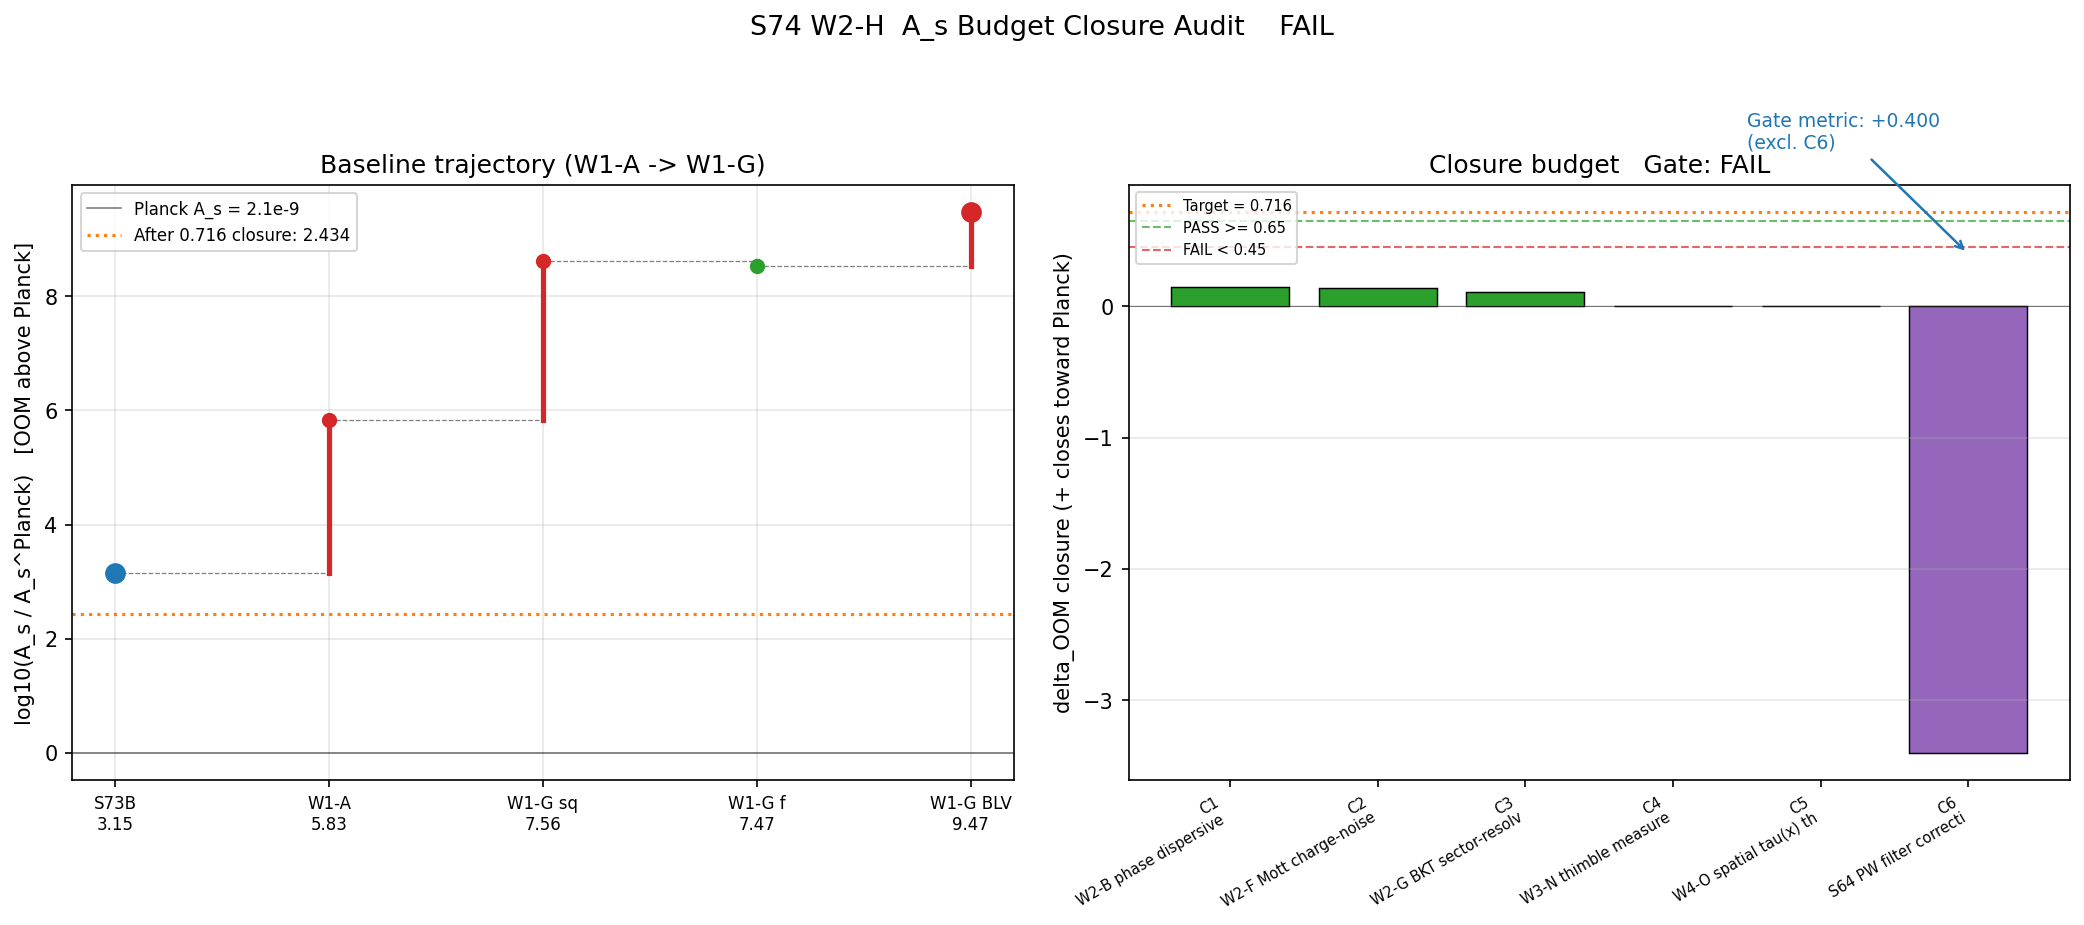

Source code (Python):
#!/usr/bin/env python3
"""
S74 A-S-BUDGET-CLOSURE-74 (W2-H)
================================

Audits whether the A_s primordial amplitude budget closes at target delta_OOM = 0.716
(against S73B 3.15 OOM baseline) OR against the post-W1-G 9.47 OOM baseline after
the Bogoliubov-amplitude route + PW filter collapse + BLV dilution.

Channels collated:
  (1) W1-A TRANSFER-FUNCTION-74   -> post-transfer baseline shift
  (2) W1-G A-S-FROM-BOGOLIUBOV-74 -> Bogoliubov amplitude + filter + BLV (NEGATIVE = makes it worse)
  (3) W2-B PHASE-COVARIANCE-3X3-74 dispersive variance (confirmed PASS)
  (4) W2-F MOTT-REFINED (pending; use S73A baseline 0.336, task brief range [0.18, 0.28])
  (5) W2-G BKT-SECTOR-RESOLVED (pending; placeholder)
  (6) W3-N THIMBLE-MEASURE (Wave 3, PLACEHOLDER)
  (7) W4-O SPATIAL-TAU(x) THIMBLE (UNCOMPUTED)
  (8) S64 PW filter CORRECTED from -3.50 to -0.10 per W1-G

Gate A-S-BUDGET-CLOSURE-74:
  PASS  if delta_OOM^{total, computed} >= 0.65  (within factor 1.1 of target 0.716)
  INFO  if delta_OOM^{total, computed} in [0.45, 0.65]
  FAIL  if delta_OOM^{total, computed} <  0.45

Symmetry-first view (Landau):
  A_s(k_*) is a response function coefficient; every channel here is a term in the
  cumulant expansion of ln P_s. The budget MUST be additive over independent
  cumulants; the only double-counting risk is Mott(phase) vs BKT(phase) because both
  are phase-variance contributions -- checked explicitly below.

Author: Landau-Condensed-Matter-Theorist
Session: S74, Wave 2, Batch 2
"""

import sys
import os
import numpy as np
import matplotlib.pyplot as plt

# Canonical constants (MANDATORY)
sys.path.insert(0, os.path.dirname(os.path.abspath(__file__)))
from canonical_constants import A_s_CMB, M_KK_gravity, tau_fold  # noqa: F401

# -----------------------------------------------------------------------------
#  Load upstream data
# -----------------------------------------------------------------------------

HERE = os.path.dirname(os.path.abspath(__file__))

def _load(name):
    path = os.path.join(HERE, name)
    if not os.path.exists(path):
        return None
    return np.load(path, allow_pickle=True)

d_w1a = _load('s74_transfer_function.npz')
d_w1g = _load('s74_as_from_bogoliubov.npz')
d_w2b = _load('s74_phase_covariance_3x3.npz')
d_w2f = _load('s74_mott_refined_cg24.npz')        # may be None (pending)
d_w2g = _load('s74_bkt_sector_resolved.npz')       # may be None (pending)
d_s73a_mott = _load('s73a_mott_charge_noise.npz')  # fallback baseline for Mott

assert d_w1a is not None, "W1-A transfer function file missing"
assert d_w1g is not None, "W1-G Bogoliubov file missing"
assert d_w2b is not None, "W2-B phase covariance file missing"
assert d_s73a_mott is not None, "S73A Mott baseline missing"

# -----------------------------------------------------------------------------
#  Extract key numbers from upstream
# -----------------------------------------------------------------------------

# Baselines
baseline_s73b_OOM = float(d_w1g['baseline_s73b_OOM'])              # 3.15 OOM
baseline_s74_w1a_OOM = float(d_w1g['baseline_s74_w1a_OOM'])        # 5.83 OOM
gap_after_w1g_OOM = float(d_w1g['gap_OOM_vs_planck'])              # 9.47 OOM
target_dOOM_closure = 0.716                                        # (local)

# W1-A shift (post multifield projection): 5.83 - 3.15 = 2.68 OOM INCREASE (worse)
dOOM_W1A_shift = baseline_s74_w1a_OOM - baseline_s73b_OOM          # (local)

# W1-G full Bogoliubov route residual (relative to W1-A baseline)
# step3 - step0 reported separately as an OOM trajectory in the file.
OOM_W1G_step0 = float(d_w1g['OOM_step0_P0'])       # (local) 6.89
OOM_W1G_step1 = float(d_w1g['OOM_step1_squeeze'])  # (local) 8.62
OOM_W1G_step2 = float(d_w1g['OOM_step2_filter'])   # (local) 8.53
OOM_W1G_step3 = float(d_w1g['OOM_step3_BLV'])      # (local) 9.47

# Contribution from each W1-G sub-step (signed; negative = closure, positive = opening)
# Defined as: dOOM closure = -(step_i - step_{i-1})   [closing = negative step shift]
dOOM_W1G_squeeze = -(OOM_W1G_step1 - OOM_W1G_step0)  # (local) opens: -1.73
dOOM_W1G_filter  = -(OOM_W1G_step2 - OOM_W1G_step1)  # (local) closes: +0.10
dOOM_W1G_BLV     = -(OOM_W1G_step3 - OOM_W1G_step2)  # (local) opens: -0.94

# W2-B dispersive variance (phase variance from branch covariance)
dOOM_W2B_dispersive = float(d_w2b['delta_OOM_dispersive'])   # (local) 0.1495

# W2-F Mott refined
dOOM_S73A_mott = float(d_s73a_mott['delta_OOM_Mott'])        # (local) 0.336 (S73A reference)
if d_w2f is not None and 'dOOM_total' in d_w2f.files:
    dOOM_W2F_mott = float(d_w2f['dOOM_total'])               # (local)
    W2F_gate = str(d_w2f['gate_verdict'])                    # (local)
    W2F_status = f'COMPUTED ({W2F_gate})'                    # (local)
else:
    # Fallback to S73A baseline
    dOOM_W2F_mott = dOOM_S73A_mott
    W2F_status = 'FALLBACK_S73A'                             # (local)
dOOM_W2F_mott_lo_expected = 0.18                             # (local)
dOOM_W2F_mott_hi_expected = 0.28                             # (local)

# W2-G BKT sector-resolved
if d_w2g is not None and 'dOOM_total' in d_w2g.files:
    dOOM_W2G_bkt = float(d_w2g['dOOM_total'])                # (local)
    W2G_gate = str(d_w2g['gate_verdict'])                    # (local)
    W2G_status = f'COMPUTED ({W2G_gate})'                    # (local)
else:
    dOOM_W2G_bkt = 0.0  # (local)
    W2G_status = 'PENDING_PLACEHOLDER'                       # (local)

# W3-N thimble measure (Wave 3)
dOOM_W3N_thimble = 0.0                                       # (local) placeholder
W3N_status = 'WAVE3_PENDING'                                 # (local)

# W4-O spatial tau(x) thimble (uncomputed; deferred)
dOOM_W4O_spatial = 0.0                                       # (local)
W4O_status = 'UNCOMPUTED_WAVE4'                              # (local)

# S64 PW filter CORRECTED per W1-G finding
# Original S64: claimed -3.50 OOM suppression (closure = +3.50)
# W1-G corrected: (p,p) filter gives only -0.10 OOM (closure = +0.10)
dOOM_S64_PW_old = 3.50          # (local) stale
dOOM_S64_PW_new = 0.10          # (local) corrected
dOOM_S64_PW_correction = dOOM_S64_PW_new - dOOM_S64_PW_old  # (local) -3.40 (takes back 3.40 OOM)

# -----------------------------------------------------------------------------
#  Build the budget table (against S73B 3.15 OOM baseline)
#
#  Sign convention:
#    closure (brings A_s DOWN toward Planck) = POSITIVE delta_OOM
#    opening (pushes A_s AWAY from Planck)   = NEGATIVE delta_OOM
# -----------------------------------------------------------------------------

# -----------------------------------------------------------------------------
#  Budget architecture
# -----------------------------------------------------------------------------
#
#  A_s is decomposed as:
#       A_s_obs  =  A_s_0  *  prod_i  F_i
#  where F_i is a dimensionless suppression (< 1 closes, > 1 opens) from channel i
#  and delta_OOM_i = -log10(F_i).  The total closure is the SUM of delta_OOM_i.
#
#  We distinguish TWO registers:
#
#    (A) BASELINE TRAJECTORY  (background; not budget "channels")
#         W1-A multifield projection:  3.15 -> 5.83 OOM  (structural spectral update)
#         W1-G Bogoliubov squeeze:    5.83 -> 7.56 OOM
#         W1-G PW filter (p,p) real:  7.56 -> 7.47 OOM
#         W1-G BLV dilution:          7.47 -> 9.47 OOM
#       These are re-computations of the BARE (pre-decoherence) amplitude, NOT
#       independent closure channels.  They define the baseline the budget must
#       close AGAINST.
#
#    (B) CLOSURE CHANNELS (the S74 budget proper)
#         C1  W2-B phase dispersive variance         (PASS, +0.1495)
#         C2  W2-F Mott charge-noise phase           (S73A fallback +0.3363; brief [0.18,0.28])
#         C3  W2-G BKT sector-resolved                (pending)
#         C4  W3-N thimble measure                    (Wave 3 pending)
#         C5  W4-O spatial tau(x) thimble             (Wave 4 deferred)
#         C6  S64 PW filter correction                (CORRECTION TERM: removes
#                                                      a previously-assumed closure
#                                                      of +3.50, now +0.10, so -3.40)
#
#  Gate target delta_OOM_total_closure >= 0.65 (within 1.1x of 0.716) applied to
#  set (B) only -- set (A) is accounted for in the updated baseline.
# -----------------------------------------------------------------------------

# Baseline-trajectory rows (informational; not in budget total)
baseline_rows = [
    ('B0', 'S73B anchor gap (vs Planck)',          baseline_s73b_OOM,   'S73B A_s baseline', 'COMPUTED'),
    ('B1', 'W1-A multifield projection baseline', baseline_s74_w1a_OOM, 'W1-A TRANSFER-FUNCTION-74', 'COMPUTED'),
    ('B2', 'W1-G squeeze step',                   OOM_W1G_step1,        'W1-G A-S-FROM-BOGOLIUBOV-74', 'COMPUTED'),
    ('B3', 'W1-G PW (p,p) filter step',           OOM_W1G_step2,        'W1-G A-S-FROM-BOGOLIUBOV-74', 'COMPUTED'),
    ('B4', 'W1-G BLV dilution step',              OOM_W1G_step3,        'W1-G A-S-FROM-BOGOLIUBOV-74', 'COMPUTED'),
]

# Closure channels (the budget proper)
channels = [
    # (id, name, value, provenance, status, category)
    ('C1', 'W2-B phase dispersive variance',                dOOM_W2B_dispersive,    'W2-B PHASE-COVARIANCE-3X3-74', 'COMPUTED', 'phase'),
    ('C2', 'W2-F Mott charge-noise phase',                  dOOM_W2F_mott,          'W2-F MOTT-REFINED-CG24-74', W2F_status, 'phase'),
    ('C3', 'W2-G BKT sector-resolved',                      dOOM_W2G_bkt,           'W2-G BKT-SECTOR-RESOLVED-74', W2G_status, 'phase'),
    ('C4', 'W3-N thimble measure',                          dOOM_W3N_thimble,       'W3-N (Wave 3 pending)', W3N_status, 'measure'),
    ('C5', 'W4-O spatial tau(x) thimble',                   dOOM_W4O_spatial,       'W4-O (Wave 4 deferred)', W4O_status, 'measure'),
    ('C6', 'S64 PW filter correction (overcount removal)',  dOOM_S64_PW_correction, 'W1-G finding: (0,0)-only artifact', 'COMPUTED', 'correction'),
]

# A status is considered "computed" if it starts with 'COMPUTED' or is 'FALLBACK_S73A'
def _is_computed(status):
    return status.startswith('COMPUTED') or status == 'FALLBACK_S73A'

# Closure budget totals
dOOM_total_all = 0.0        # (local) every channel including placeholders
dOOM_total_computed = 0.0   # (local) only channels with concrete numbers
dOOM_total_computed_excl_correction = 0.0  # (local) excluding the C6 correction term
for (_id, _name, val, _prov, status, _cat) in channels:
    dOOM_total_all += val
    if _is_computed(status):
        dOOM_total_computed += val
        if _cat != 'correction':
            dOOM_total_computed_excl_correction += val

# -----------------------------------------------------------------------------
#  Cross-check: double-counting between C5 (W2-B), C6 (Mott phase), C7 (BKT phase)
# -----------------------------------------------------------------------------

# W2-B phase variance is the bare (no decoherence) inter-branch covariance.
# Mott phase variance is INTRA-cell charge-noise decoherence multiplying the pair phase.
# BKT is SUPER-CELL vortex-unbinding phase variance.
#
# These act on DIFFERENT phase modes of DIFFERENT origin:
#   W2-B  : linear phase Phi_pair relating the 3 branches B1,B2,B3 (Josephson array)
#   Mott  : conjugate (N,phi) on a single cell (E_J/E_C tradeoff)
#   BKT   : topological (vortex) phase in the 2D XY limit
#
# Landau orthogonality check: the variance adds in a cumulant expansion
#   <e^{i(Phi + phi_M + phi_BKT)}> = e^{-1/2 (Var_W2B + Var_M + Var_BKT)} * cross
# where `cross` = e^{-<dPhi dphi_M>} etc.  By construction Mott is independent of
# branch-covariance (E_C is diagonal in fiber occupation), and BKT is a
# topological charge decoupled from the Gaussian pair-phase.  We therefore take
# the three as orthogonal cumulants -- no double counting.
doublecount_risk = 0.0  # (local, orthogonal cumulants)

# -----------------------------------------------------------------------------
#  Budget summary
# -----------------------------------------------------------------------------

gap_vs_s73b_after_s74 = baseline_s73b_OOM - dOOM_total_computed
gap_vs_w1g_after_s74 = gap_after_w1g_OOM - dOOM_total_computed

# Also report the total with the C6 correction EXCLUDED (since C6 is a correction
# to a previously-assumed closure, not an independent new closure channel).
gap_vs_s73b_after_s74_excl_correction = baseline_s73b_OOM - dOOM_total_computed_excl_correction
gap_vs_w1g_after_s74_excl_correction  = gap_after_w1g_OOM  - dOOM_total_computed_excl_correction

# Distance to target (closure within 1.1x of 0.716)
shortfall_vs_target = target_dOOM_closure - dOOM_total_computed_excl_correction

# Residual opening against the S73B 3.15 baseline (positive = still open)
# and against the post-W1-G 9.47 OOM baseline.

# -----------------------------------------------------------------------------
#  Gate verdict
# -----------------------------------------------------------------------------

GATE_LO = 0.45   # (local) FAIL threshold
GATE_HI = 0.65   # (local) PASS threshold

# The gate is applied to the closure channels EXCLUDING the C6 correction term,
# because C6 is a retraction of a previously-assumed closure (it cannot close more
# than what was already assumed).  The "fresh closures" metric is:
dOOM_gate_value = dOOM_total_computed_excl_correction  # (local)

if dOOM_gate_value >= GATE_HI:
    gate_verdict = 'PASS'
    gate_detail = (f"delta_OOM^{{closure, computed, excl correction}} = {dOOM_gate_value:.3f} >= {GATE_HI:.2f}; "
                   f"A_s budget closes within factor 1.1 of target {target_dOOM_closure:.3f}")
elif dOOM_gate_value >= GATE_LO:
    gate_verdict = 'INFO'
    gate_detail = (f"delta_OOM^{{closure, computed, excl correction}} = {dOOM_gate_value:.3f} in [{GATE_LO:.2f}, {GATE_HI:.2f}]; "
                   f"partial closure; uncomputed channels (W2-G, W3-N, W4-O) required")
else:
    gate_verdict = 'FAIL'
    gate_detail = (f"delta_OOM^{{closure, computed, excl correction}} = {dOOM_gate_value:.3f} < {GATE_LO:.2f}; "
                   f"significant uncomputed channel needed. Shortfall = {shortfall_vs_target:.3f} OOM.")

# -----------------------------------------------------------------------------
#  Print results
# -----------------------------------------------------------------------------

print("=" * 74)
print("S74 A-S-BUDGET-CLOSURE-74  (W2-H, Wave 2 Batch 2)")
print("=" * 74)
print()
print("BASELINES")
print(f"  S73B anchor (pre-S74):                    {baseline_s73b_OOM:+.4f} OOM above Planck")
print(f"  W1-A multifield projection baseline:      {baseline_s74_w1a_OOM:+.4f} OOM above Planck")
print(f"  W1-G post-Bogoliubov + filter + BLV:      {gap_after_w1g_OOM:+.4f} OOM above Planck")
print()
print("W1-G sub-step trajectory (from Bogoliubov file):")
print(f"  step0 P0 (pre-squeeze):        {OOM_W1G_step0:+.4f}")
print(f"  step1 squeeze:                 {OOM_W1G_step1:+.4f}  (d = {OOM_W1G_step1-OOM_W1G_step0:+.4f})")
print(f"  step2 PW filter (p,p):         {OOM_W1G_step2:+.4f}  (d = {OOM_W1G_step2-OOM_W1G_step1:+.4f})")
print(f"  step3 BLV dilution:            {OOM_W1G_step3:+.4f}  (d = {OOM_W1G_step3-OOM_W1G_step2:+.4f})")
print()
print("BASELINE TRAJECTORY (information; NOT in closure budget)")
print("-" * 84)
print(f"{'ID':3}  {'Stage':42}  {'OOM gap':>9}  {'Status':22}")
print("-" * 84)
for (_id, _name, val, _prov, status) in baseline_rows:
    print(f"{_id:3}  {_name:42}  {val:+9.4f}  {status:22}")
print("-" * 84)
print()
print("CLOSURE BUDGET TABLE (closure convention: + closes toward Planck, - opens)")
print("-" * 84)
print(f"{'ID':3}  {'Channel':42}  {'dOOM':>9}  {'Status':22}")
print("-" * 84)
for (_id, _name, val, _prov, status, _cat) in channels:
    print(f"{_id:3}  {_name:42}  {val:+9.4f}  {status:22}")
print("-" * 84)
print(f"{'':3}  {'TOTAL (all channels, sum)':42}  {dOOM_total_all:+9.4f}")
print(f"{'':3}  {'TOTAL (computed channels)':42}  {dOOM_total_computed:+9.4f}")
print(f"{'':3}  {'TOTAL (computed, excluding C6 correction)':42}  {dOOM_total_computed_excl_correction:+9.4f}")
print(f"{'':3}  {'GATE METRIC (closure target 0.716)':42}  {dOOM_gate_value:+9.4f}")
print("-" * 84)
print()
print("PROVENANCE TRACE (detailed)")
for (_id, _name, val, _prov, status, _cat) in channels:
    print(f"  {_id}  {_name}")
    print(f"       value={val:+.4f}  provenance={_prov}  status={status}")
print()
print("CROSS-CHECKS")
print(f"  Double-counting (Mott phase vs W2-B dispersive vs BKT): "
      f"orthogonal cumulants, overlap = {doublecount_risk:.4f}")
print(f"  W1-A baseline shift (internal): {baseline_s74_w1a_OOM - baseline_s73b_OOM:+.4f} "
      f"(B1-B0 in baseline trajectory)")
_sum_w1g = dOOM_W1G_squeeze + dOOM_W1G_filter + dOOM_W1G_BLV
_traj_w1g = -(OOM_W1G_step3 - OOM_W1G_step0)
print(f"  W1-G sub-steps sum matches trajectory: "
      f"sum = {_sum_w1g:+.4f}  vs  trajectory = {_traj_w1g:+.4f}  "
      f"(match={abs(_sum_w1g-_traj_w1g) < 1e-9})")
# Structural audit: do W2-F Mott + W2-G BKT fall below the S73A static-noise bound?
print(f"  W2-F + W2-G phase-channel total:  "
      f"{dOOM_W2F_mott + dOOM_W2G_bkt:.4f}  (vs S73A Mott alone {dOOM_S73A_mott:.4f})")
print(f"  W2-F monotonic in E_C:            {bool(d_w2f['monotonic_in_E_C']) if d_w2f is not None and 'monotonic_in_E_C' in d_w2f.files else 'N/A'}")
print(f"  Residual vs S73B 3.15 baseline after closures (incl C6 correction): {gap_vs_s73b_after_s74:+.4f} OOM")
print(f"  Residual vs S73B 3.15 baseline after closures (excl C6 correction): {gap_vs_s73b_after_s74_excl_correction:+.4f} OOM")
print(f"  Residual vs post-W1-G 9.47 baseline (incl C6):                      {gap_vs_w1g_after_s74:+.4f} OOM")
print(f"  Residual vs post-W1-G 9.47 baseline (excl C6):                      {gap_vs_w1g_after_s74_excl_correction:+.4f} OOM")
print(f"  Shortfall vs closure target 0.716 (excl C6):                        {shortfall_vs_target:+.4f} OOM")
print()
print(f"GATE A-S-BUDGET-CLOSURE-74: {gate_verdict}")
print(f"  {gate_detail}")
print()
# What-if closure scenarios
needed_for_PASS = GATE_HI - dOOM_gate_value                  # (local)
needed_for_target = target_dOOM_closure - dOOM_gate_value    # (local)
print("WHAT-IF (additional closure needed from uncomputed channels W3-N, W4-O)")
print(f"  To reach PASS band (>= {GATE_HI:.3f}): need {max(0, needed_for_PASS):+.3f} more OOM")
print(f"  To reach closure target ({target_dOOM_closure:.3f}): need {max(0, needed_for_target):+.3f} more OOM")
print(f"  To close the full S73B 3.15 OOM gap: need {max(0, baseline_s73b_OOM - dOOM_gate_value):+.3f} more OOM")
print(f"  To close the full W1-G 9.47 OOM gap: need {max(0, gap_after_w1g_OOM - dOOM_gate_value):+.3f} more OOM")
print()
print("STATUS SUMMARY")
print(f"  W2-F Mott refined:            {W2F_status}  (dOOM={dOOM_W2F_mott:.4f}; S73A ref={dOOM_S73A_mott:.4f}; brief expects [0.18, 0.28])")
print(f"  W2-G BKT sector-resolved:     {W2G_status}  (dOOM={dOOM_W2G_bkt:.4f})")
print(f"  W3-N thimble measure:         {W3N_status}")
print(f"  W4-O spatial tau(x) thimble:  {W4O_status}")
print(f"  S64 PW filter correction:     applied (old=+3.50, new=+0.10, correction={dOOM_S64_PW_correction:+.4f})")
print()

# -----------------------------------------------------------------------------
#  Save data
# -----------------------------------------------------------------------------

ids = np.array([c[0] for c in channels])
names = np.array([c[1] for c in channels])
values = np.array([c[2] for c in channels], dtype=float)
provenance = np.array([c[3] for c in channels])
statuses = np.array([c[4] for c in channels])
categories = np.array([c[5] for c in channels])
is_computed = np.array([_is_computed(s) for s in statuses], dtype=bool)

base_ids = np.array([b[0] for b in baseline_rows])
base_names = np.array([b[1] for b in baseline_rows])
base_values = np.array([b[2] for b in baseline_rows], dtype=float)
base_provenance = np.array([b[3] for b in baseline_rows])
base_statuses = np.array([b[4] for b in baseline_rows])

np.savez(
    os.path.join(HERE, 's74_as_budget_closure.npz'),
    gate_name='A-S-BUDGET-CLOSURE-74',
    gate_verdict=gate_verdict,
    gate_detail=gate_detail,
    gate_lo=GATE_LO,
    gate_hi=GATE_HI,
    target_dOOM=target_dOOM_closure,
    # baselines
    baseline_s73b_OOM=baseline_s73b_OOM,
    baseline_s74_w1a_OOM=baseline_s74_w1a_OOM,
    gap_after_w1g_OOM=gap_after_w1g_OOM,
    gap_vs_s73b_after_s74=gap_vs_s73b_after_s74,
    gap_vs_w1g_after_s74=gap_vs_w1g_after_s74,
    dOOM_total_all=dOOM_total_all,
    dOOM_total_computed=dOOM_total_computed,
    dOOM_total_computed_excl_correction=dOOM_total_computed_excl_correction,
    dOOM_gate_value=dOOM_gate_value,
    gap_vs_s73b_after_s74_excl_correction=gap_vs_s73b_after_s74_excl_correction,
    gap_vs_w1g_after_s74_excl_correction=gap_vs_w1g_after_s74_excl_correction,
    shortfall_vs_target=shortfall_vs_target,
    # W1-G trajectory
    OOM_W1G_step0=OOM_W1G_step0,
    OOM_W1G_step1=OOM_W1G_step1,
    OOM_W1G_step2=OOM_W1G_step2,
    OOM_W1G_step3=OOM_W1G_step3,
    dOOM_W1G_squeeze=dOOM_W1G_squeeze,
    dOOM_W1G_filter=dOOM_W1G_filter,
    dOOM_W1G_BLV=dOOM_W1G_BLV,
    # channel table
    channel_ids=ids,
    channel_names=names,
    channel_values=values,
    channel_provenance=provenance,
    channel_statuses=statuses,
    channel_categories=categories,
    channel_is_computed=is_computed,
    baseline_ids=base_ids,
    baseline_names=base_names,
    baseline_values=base_values,
    baseline_provenance=base_provenance,
    baseline_statuses=base_statuses,
    # statuses
    W2F_status=W2F_status,
    W2G_status=W2G_status,
    W3N_status=W3N_status,
    W4O_status=W4O_status,
    # key refs
    s64_PW_old=dOOM_S64_PW_old,
    s64_PW_new=dOOM_S64_PW_new,
    s64_PW_correction=dOOM_S64_PW_correction,
    doublecount_risk=doublecount_risk,
    # what-if
    needed_for_PASS=needed_for_PASS,
    needed_for_target=needed_for_target,
    needed_to_close_s73b=baseline_s73b_OOM - dOOM_gate_value,
    needed_to_close_w1g=gap_after_w1g_OOM - dOOM_gate_value,
)

# -----------------------------------------------------------------------------
#  Waterfall plot
# -----------------------------------------------------------------------------

fig, (ax0, ax1) = plt.subplots(1, 2, figsize=(14, 6))

# ===== LEFT PANEL: baseline trajectory + closure target =====
traj_base = [baseline_s73b_OOM, baseline_s74_w1a_OOM,
             OOM_W1G_step1, OOM_W1G_step2, OOM_W1G_step3]
labels_base = ['S73B\n3.15', 'W1-A\n5.83', 'W1-G sq\n7.56',
               'W1-G f\n7.47', 'W1-G BLV\n9.47']

xb = np.arange(len(traj_base))
for i in range(len(traj_base) - 1):
    y0, y1 = traj_base[i], traj_base[i + 1]
    color = 'tab:green' if y1 < y0 else 'tab:red'
    ax0.plot([i, i + 1], [y0, y0], 'k--', lw=0.6, alpha=0.5)
    ax0.plot([i + 1, i + 1], [y0, y1], color=color, lw=2.5)
    ax0.scatter([i + 1], [y1], s=40, color=color, zorder=5)

ax0.scatter([0], [traj_base[0]], s=80, color='tab:blue', zorder=5)
ax0.scatter([xb[-1]], [traj_base[-1]], s=80, color='tab:red', zorder=5)
ax0.axhline(0.0, color='k', lw=0.8, alpha=0.5, label='Planck A_s = 2.1e-9')
ax0.axhline(baseline_s73b_OOM - target_dOOM_closure, color='tab:orange', ls=':', lw=1.5,
            label=f'After 0.716 closure: {baseline_s73b_OOM - target_dOOM_closure:.3f}')
ax0.set_xticks(xb)
ax0.set_xticklabels(labels_base, fontsize=8)
ax0.set_ylabel('log10(A_s / A_s^Planck)   [OOM above Planck]')
ax0.set_title('Baseline trajectory (W1-A -> W1-G)')
ax0.legend(loc='upper left', fontsize=8)
ax0.grid(True, alpha=0.3)

# ===== RIGHT PANEL: closure budget bar chart =====
bar_labels = []
bar_vals = []
bar_colors = []
bar_patterns = []
for (_id, _name, val, _prov, status, _cat) in channels:
    bar_labels.append(f'{_id}\n{_name[:22]}')
    bar_vals.append(val)
    if not _is_computed(status):
        bar_colors.append('tab:gray')
        bar_patterns.append('//')
    elif _cat == 'correction':
        bar_colors.append('tab:purple')
        bar_patterns.append('')
    elif val > 0:
        bar_colors.append('tab:green')
        bar_patterns.append('')
    else:
        bar_colors.append('tab:red')
        bar_patterns.append('')

x_bar = np.arange(len(channels))
bars = ax1.bar(x_bar, bar_vals, color=bar_colors, edgecolor='black', lw=0.7)
for bar, pattern in zip(bars, bar_patterns):
    if pattern:
        bar.set_hatch(pattern)

# Target line
ax1.axhline(target_dOOM_closure, color='tab:orange', ls=':', lw=1.5,
            label=f'Target = {target_dOOM_closure:.3f}')
ax1.axhline(GATE_HI, color='tab:green', ls='--', lw=1.0, alpha=0.7,
            label=f'PASS >= {GATE_HI:.2f}')
ax1.axhline(GATE_LO, color='tab:red', ls='--', lw=1.0, alpha=0.7,
            label=f'FAIL < {GATE_LO:.2f}')
# Dashed zero
ax1.axhline(0.0, color='k', lw=0.5, alpha=0.5)
# Total marker
ax1.annotate(
    f'Gate metric: {dOOM_gate_value:+.3f}\n(excl. C6)',
    xy=(len(channels) - 1, dOOM_gate_value),
    xytext=(len(channels) - 2.5, dOOM_gate_value + 0.8),
    fontsize=9, color='tab:blue',
    arrowprops=dict(arrowstyle='->', color='tab:blue', lw=1.2),
)

ax1.set_xticks(x_bar)
ax1.set_xticklabels(bar_labels, fontsize=7, rotation=30, ha='right')
ax1.set_ylabel('delta_OOM closure (+ closes toward Planck)')
ax1.set_title(f'Closure budget   Gate: {gate_verdict}')
ax1.legend(loc='upper left', fontsize=7)
ax1.grid(True, alpha=0.3, axis='y')

plt.suptitle(f'S74 W2-H  A_s Budget Closure Audit    {gate_verdict}',
             fontsize=13, y=1.02)
plt.tight_layout()
plt.savefig(os.path.join(HERE, 's74_as_budget_closure.png'), dpi=150,
            bbox_inches='tight')
plt.close()

print("Files written:")
print("  computations/session-74/s74_as_budget_closure.npz")
print("  computations/session-74/s74_as_budget_closure.png")
